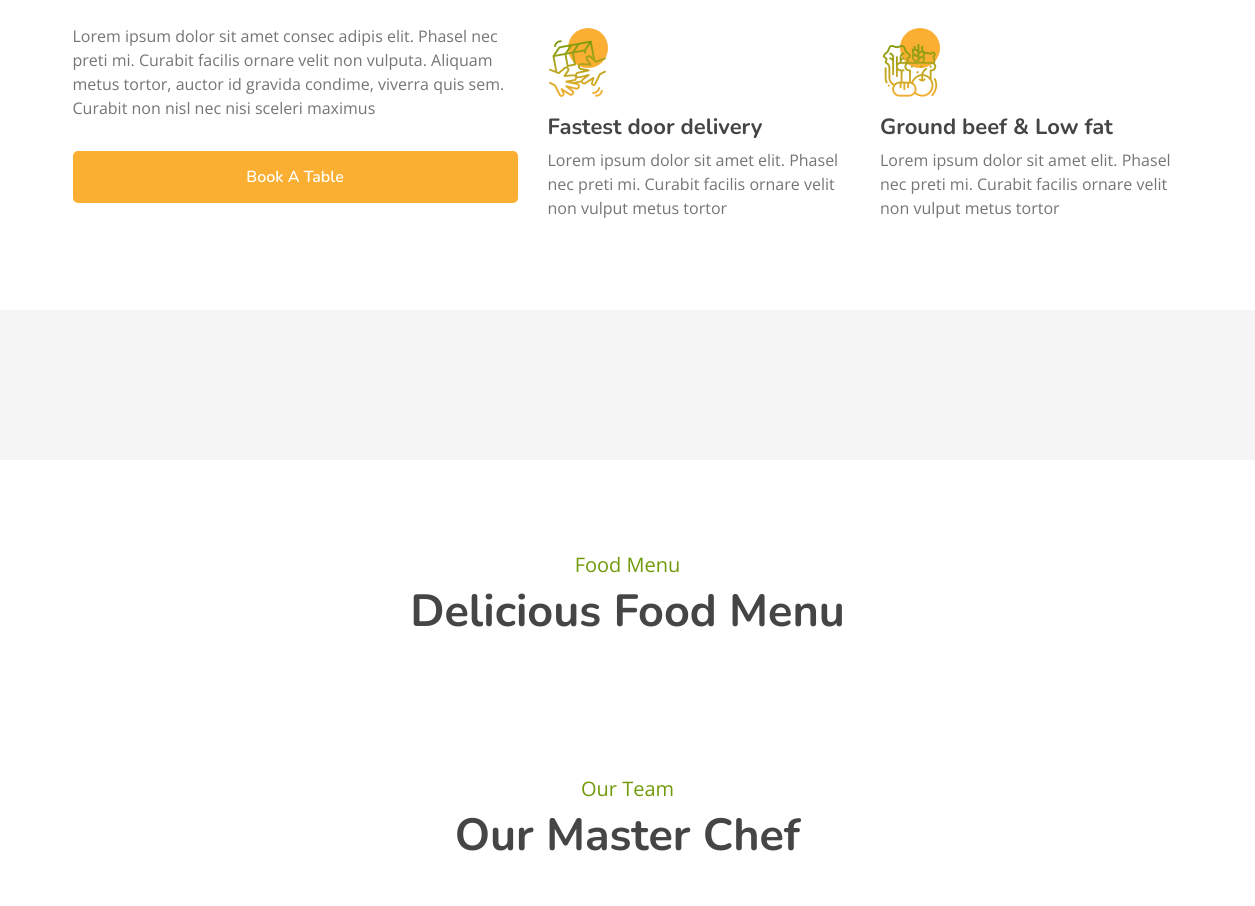
/ (middle part), run on an earlier commit of the app's database.
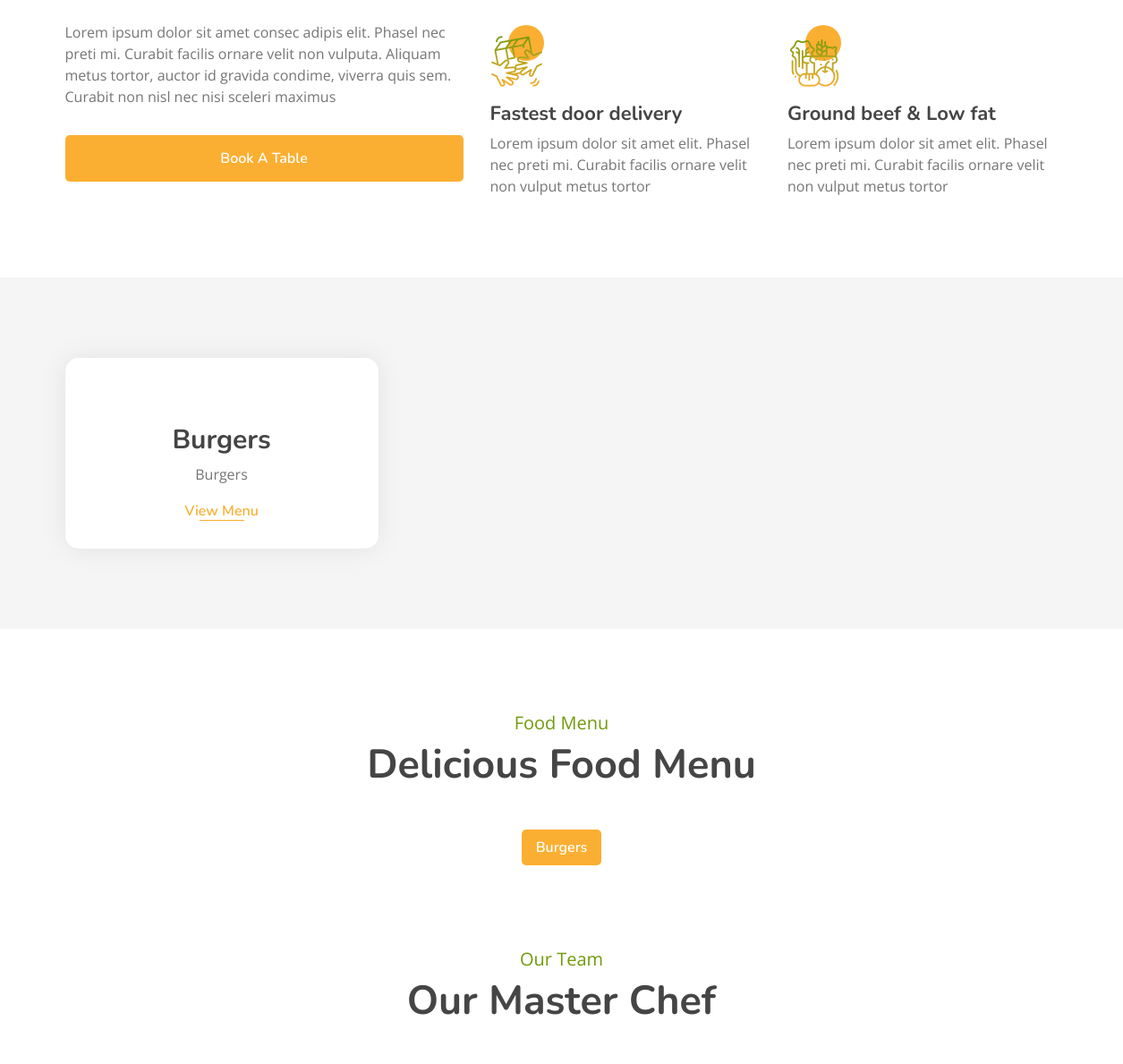
And on a later commit of the database.
### myapp/models.py (models this page shows, shortened)
class Category(models.Model):
    name = models.CharField(max_length=100, unique=True)
    image = models.ImageField(upload_to="categories/%Y/%m/%d")
    icon = models.CharField(max_length=50, blank=True)
    description = models.TextField()
    added_on = models.DateTimeField(auto_now_add=True)
    updated_on = models.DateTimeField(auto_now=True)

### myapp/views.py (the view)
# urls.py: path('', views.index, name="index"),
def index(request):
    context = {}
    cats = Category.objects.all().order_by('name')
    context['categories'] = cats
    dishes = []
    for cat in cats:
        dishes.append({
            'cat_id': cat.id,
            'cat_name': cat.name,
            'cat_img': cat.image,
            'items': list(cat.dish_set.all().values())
        })
    context['menu'] = dishes
    return render(request, 'index.html', context)

### template/index.html (shortened to what this page needs)
{% extends "base.html" %}
{% block content %}
        <div class="feature">
            <div class="container">
                <div class="row">
                    <div class="col-lg-5">
                        <div class="feature-text">
                            <p>
                                Lorem ipsum dolor sit amet consec adipis elit. Phasel nec preti mi. Curabit facilis ornare velit non vulputa. Aliquam metus tortor, auctor id gravida condime, viverra quis sem. Curabit non nisl nec nisi sceleri maximus
                            </p>
                            <a class="btn custom-btn" href="{% url 'contact' %}">Book A Table</a>
                        </div>
                    </div>
                    <div class="col-lg-7">
                        <div class="row">
                            <div class="col-sm-6">
                            </div>
                            <div class="col-sm-6">
                            </div>
                        </div>
                        <div class="row">
                            <div class="col-sm-6">
                                <div class="feature-item">
                                    <i class="flaticon-courier"></i>
                                    <h3>Fastest door delivery</h3>
                                    <p>
                                        Lorem ipsum dolor sit amet elit. Phasel nec preti mi. Curabit facilis ornare velit non vulput metus tortor
                                    </p>
                                </div>
                            </div>
                            <div class="col-sm-6">
                                <div class="feature-item">
                                    <i class="flaticon-fruits-and-vegetables"></i>
                                    <h3>Ground beef & Low fat</h3>
                                    <p>
                                        Lorem ipsum dolor sit amet elit. Phasel nec preti mi. Curabit facilis ornare velit non vulput metus tortor
                                    </p>
                                </div>
                            </div>
                        </div>
                    </div>
                </div>
            </div>
        </div>
        <div class="food">
            <div class="container">
                <div class="row align-items-center">
                {% for cat in categories %}
                    <div class="col-md-4">
                        <div class="food-item">
                            <h2>{{cat.name}}</h2>
                            <p>
                                {{cat.description}}
                            </p>
                            <a href="{% url 'all_dishes' %}?q={{cat.id}}">View Menu</a>
                        </div>
                    </div>
                {% endfor %}
                </div>
            </div>
        </div>
        <div class="menu">
            <div class="container">
                <div class="section-header text-center">
                    <p>Food Menu</p>
                    <h2>Delicious Food Menu</h2>
                </div>
                <div class="menu-tab">
                    <ul class="nav nav-pills justify-content-center">
                        {% for category in menu %}
                            <li class="nav-item">
                                <a class="nav-link" data-toggle="pill" href="#c-{{category.cat_id}}">{{category.cat_name}}</a>
                            </li>
                        {% endfor %}
                    </ul>
                    <div class="tab-content">
                    </div>
                </div>
            </div>
        </div>
        <div class="team">
            <div class="container">
                <div class="section-header text-center">
                    <p>Our Team</p>
                    <h2>Our Master Chef</h2>
                </div>
            </div>
        </div>
{% endblock %}

What changed in the data, as far as the page shows it:
added Category: name "Burgers", description "Burgers", cat_name "Burgers"
